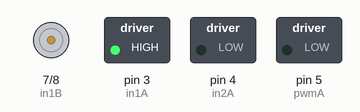
This sketch was run on a simulated Arduino Uno, built with avr-gcc and run on an emulated ATmega328P. Parts: motor-driver pin pairs drawn as motors (green arrow = first pin HIGH = forward, orange = second pin HIGH = backward, longer = more drive, scaled by the enable pin), switched loads named in the sketch (green lamp = pin HIGH).

Above: at 0.1 s.
Timing chart, 0 to 1.6 s (numbered marks = the images above):
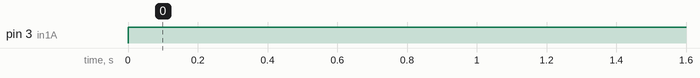

The sketch:

TB6612_FNG.ino
```cpp
 /* TB6612FNG H-Bridge Demo
  TB6612-Demo.ino
  Demonstrates use of TB6612FNG H-Bridge Motor Controller
  Drives two DC Motors
*/

// Motor A

int pwmA = 5;
int in1A = 3;
int in2A = 4;

// Motor B

int pwmB = 6;
int in1B = 7;
int in2B = 8;


// Motor Speed Values - Start at zero

int MotorSpeed1 = 0;
int MotorSpeed2 = 0;

void setup()

{

  // Set all the motor control pins to outputs

  pinMode(pwmA, OUTPUT);
  pinMode(pwmB, OUTPUT);
  pinMode(in1A, OUTPUT);
  pinMode(in2A, OUTPUT);
  pinMode(in1B, OUTPUT);
  pinMode(in2B, OUTPUT);

}

void loop() {

  // Set Motor A forward

  digitalWrite(in1A, HIGH);
  digitalWrite(in2A, LOW);
  delay(10000);
   digitalWrite(in1A, HIGH);
  digitalWrite(in2A, LOW);
  delay(10000);
   digitalWrite(in1A, HIGH);
  digitalWrite(in2A, LOW);
  delay(10000);
   digitalWrite(in1A, HIGH);
  digitalWrite(in2A, LOW);
  delay(10000);
   digitalWrite(in1A, HIGH);
  digitalWrite(in2A, LOW);
  delay(10000);

 // Set Motor B forward

  digitalWrite(in1B, HIGH);
  digitalWrite(in2B, LOW);
  delay(1000);
    digitalWrite(in1B, HIGH);
  digitalWrite(in2B, LOW);
  delay(1000);
    digitalWrite(in1B, HIGH);
  digitalWrite(in2B, LOW);
  delay(1000);
    digitalWrite(in1B, HIGH);
  digitalWrite(in2B, LOW);
  delay(1000);
    digitalWrite(in1B, HIGH);
  digitalWrite(in2B, LOW);
  delay(1000);
}
```

Measured:
- by itself, pin 3 (in1A): LOW → HIGH at 0.00 s
